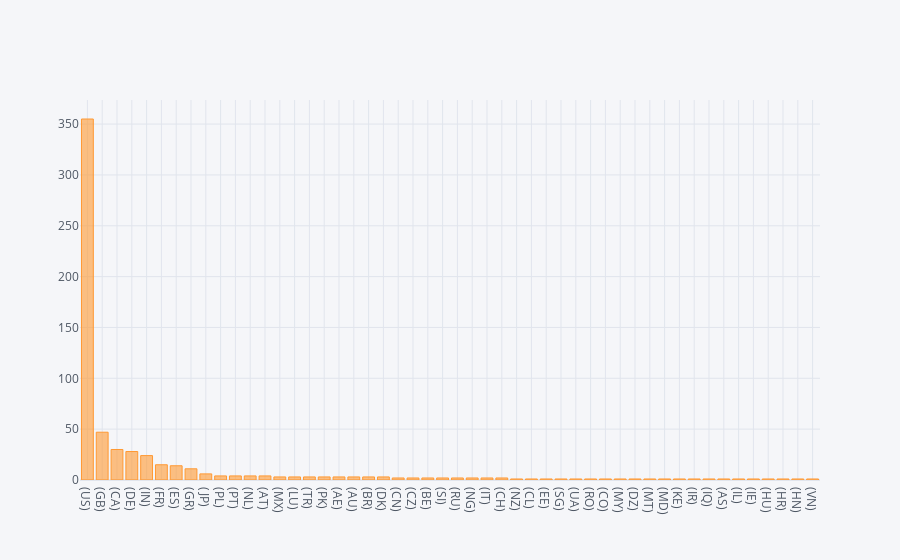

The code cell stored with this chart in its notebook:
### Markdown cell above
## Company Locations

### Code cell
df[['company_location']].value_counts().iplot(kind='bar')

### Figure 1 — Plotly figure (JSON) as saved in the notebook; plotly's stock layout.template omitted (floating-point values rounded to 4 significant figures)
{"data": [{"marker": {"color": "rgba(255, 153, 51, 0.6)", "line": {"color": "rgba(255, 153, 51, 1.0)", "width": 1}}, "name": "None", "orientation": "v", "text": "", "type": "bar", "x": ["(US)", "(GB)", "(CA)", "(DE)", "(IN)", "(FR)", "(ES)", "(GR)", "(JP)", "(PL)", "(PT)", "(NL)", "(AT)", "(MX)", "(LU)", "(TR)", "(PK)", "(AE)", "(AU)", "(BR)", "(DK)", "(CN)", "(CZ)", "(BE)", "(SI)", "(RU)", "(NG)", "(IT)", "(CH)", "(NZ)", "(CL)", "(EE)", "(SG)", "(UA)", "(RO)", "(CO)", "(MY)", "(DZ)", "(MT)", "(MD)", "(KE)", "(IR)", "(IQ)", "(AS)", "(IL)", "(IE)", "(HU)", "(HR)", "(HN)", "(VN)"], "y": [355, 47, 30, 28, 24, 15, 14, 11, 6, 4, 4, 4, 4, 3, 3, 3, 3, 3, 3, 3, 3, 2, 2, 2, 2, 2, 2, 2, 2, 1, 1, 1, 1, 1, 1, 1, 1, 1, 1, 1, 1, 1, 1, 1, 1, 1, 1, 1, 1, 1]}], "layout": {"autosize": true, "legend": {"bgcolor": "#F5F6F9", "font": {"color": "#4D5663"}}, "paper_bgcolor": "#F5F6F9", "plot_bgcolor": "#F5F6F9", "title": {"font": {"color": "#4D5663"}}, "xaxis": {"autorange": true, "gridcolor": "#E1E5ED", "range": [-0.5, 49.5], "showgrid": true, "tickfont": {"color": "#4D5663"}, "title": {"font": {"color": "#4D5663"}, "text": ""}, "type": "category", "zerolinecolor": "#E1E5ED"}, "yaxis": {"autorange": true, "gridcolor": "#E1E5ED", "range": [0, 373.7], "showgrid": true, "tickfont": {"color": "#4D5663"}, "title": {"font": {"color": "#4D5663"}, "text": ""}, "type": "linear", "zerolinecolor": "#E1E5ED"}}}
